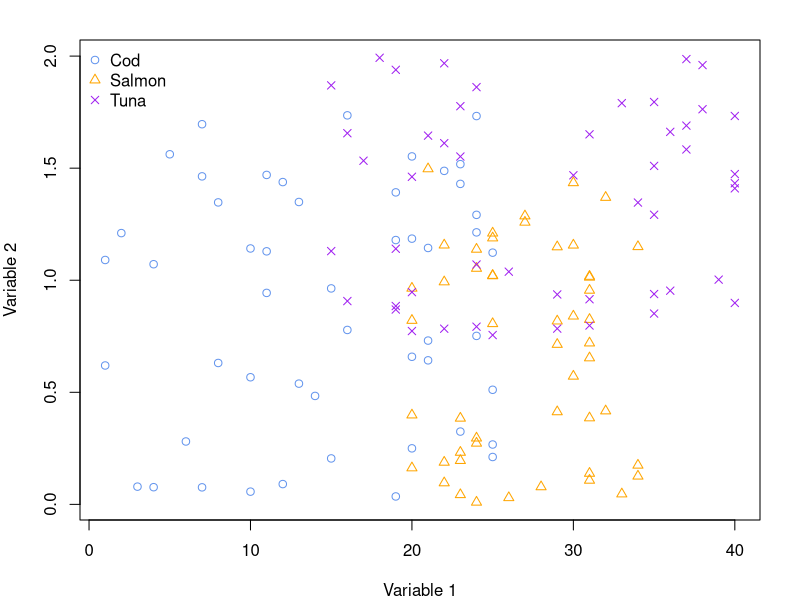

Generate this figure with R: (Note: this script raises an error after producing the figure.)
### Question 2 ----
library(caret)
set.seed(126)
# Generate random dataset with 2 variables and 3 classes
# Firstly, generate random values for each variable of each class
# Create dataframe for each class
# Merge dataframe of each class together as 1
var1 <- sample(x = 1:25, size = 50, replace = TRUE)
var2 <- runif(n = 50, min = 0, max = 1.75)
df_1 <- data.frame(var1, var2)
df_1$Class <- "Cod"
var1 <- sample(x = 20:35, size = 50, replace = TRUE)
var2 <- runif(n = 50, min = 0, max = 1.5)
df_2 <- data.frame(var1, var2)
df_2$Class <- "Salmon"
var1 <- sample(x = 15:40, size = 50, replace = TRUE)
var2 <- runif(n = 50, min = 0.75, max = 2)
df_3 <- data.frame(var1, var2)
df_3$Class <- "Tuna"
df <- rbind(df_1, df_2,df_3)
df$Class=factor(df$Class)

### Section 1 ----
# Scatter plot of the dataset
# Settings of the plot in terms of color and symbols of each class
cols <- c("cornflowerblue", "orange","purple")
pchs <- c(1, 2, 4)
par(mar=c(4,4,2,2))
plot(df$var1, df$var2, 
     col= cols[df$Class],
     pch = pchs[df$Class], 
     xlab="Variable 1",
     ylab= "Variable 2")
legend( x="topleft", legend=c("Cod","Salmon","Tuna"), 
        pch = pchs, col = cols, bg=NULL, bty="n")

### Section 2 ----
# Split the dataset into train (50%) and test (50%) set 
set.seed(126)
train.index=createDataPartition(df$Class,p=0.5,list=FALSE)
train.feature=df[train.index,-3] # training features
train.label=df$Class[train.index] # training labels
test.feature=df[-train.index,-3] # test features
test.label=df$Class[-train.index] # test labels

## Linear kernel svm ----
# Using caret package
# Train the model without tuning
fitControl=trainControl(
  method = "repeatedcv",
  number = 5,
  repeats = 1)
set.seed(126)
svm.Linear=train(train.feature,train.label, method = "svmLinear",
                 trControl=fitControl,
                 preProcess = c("center", "scale"))
svm.Linear
# By default, the package holds parameter C at 1, with accuracy 0.69
# Train the model with tuned parameter C
grid_linear=expand.grid(C = c(0.1,0.5,1,1.5,2,5,10,15,20,30))
fitControl=trainControl(
  method = "repeatedcv",
  number = 5,
  repeats = 1)
set.seed(126)
svm.Linear2=train(train.feature, train.label, method = "svmLinear",
                  trControl=fitControl,
                  preProcess = c("center", "scale"),
                  tuneGrid = grid_linear)
svm.Linear2
plot(svm.Linear2, main="Linear Kernel")
# The optimal model with highest accuracy: 0.72, C=10

# Test on the test
# Without tuning model
pred_linear=predict(svm.Linear,newdata=test.feature)
mean(pred_linear==test.label)
# Accuracy: 0.64

#With tuning model
pred_linear2=predict(svm.Linear2,newdata=test.feature)
mean(pred_linear2==test.label)
# Accuracy:0.64

# Check accuracy of the best model:
table(pred_linear, test.label)


## Polynomial kernel ----
# Train the model
fitControl=trainControl(
  method = "repeatedcv",
  number = 5,
  repeats = 1)
set.seed(126)
svm.Poly=train(train.feature,train.label, method = "svmPoly",
                 trControl=fitControl,
                 preProcess = c("center", "scale"))
svm.Poly
plot(svm.Poly, main='Default results')
# The model obtained by default is degree =3, scale=0.1, C=0.5, Accuracy:0.7066667

# Tune the parameters
# After some tries, the range of parameters are showed below
grid_poly=expand.grid(degree= seq(1,5, length=5),
                      scale= seq(0.1, 0.5, length=5),
                      C = c(0.1, 0.5, 1, 5, 10))

fitControl=trainControl(
  method = "repeatedcv",
  number = 5,
  repeats = 1)
set.seed(126)
svm.Poly2=train(train.feature,train.label, method = "svmPoly",
               trControl=fitControl,
               preProcess = c("center", "scale"),
               tuneGrid = grid_poly)
svm.Poly2
plot(svm.Poly2, main="Polynomial Kernel")
# The model with highest Accuracy: 0.76
# degree= 5, scale=0.4, C=0.1

# Test on default model
pred_poly=predict(svm.Poly,newdata=test.feature)
mean(pred_poly==test.label)
# Accuracy on test: 0.613

# Test on self-tuned model
pred_poly2=predict(svm.Poly2,newdata=test.feature)
mean(pred_poly2==test.label)
# Accuracy on test: 0.68

# Check accuracy of the best model:
table(pred_poly2, test.label)



## RBF kernel ----
fitControl=trainControl(
  method = "repeatedcv",
  number = 5,
  repeats = 1)
set.seed(126)
svm.Radial=train(train.feature,train.label, method = "svmRadial",
               trControl=fitControl,
               preProcess = c("center", "scale"),
               tuneLength = 5)
svm.Radial
plot(svm.Radial, main= 'Default Radial Kernel')
# The model obtained is with Accuracy: 0.6933333, gamma=1.39858, C=2

# Tune the parameters
grid_radial=expand.grid(sigma = c(0.5, 1.3, 2, 5, 10),
                        C = c(0.1, 0.5, 1.5, 2, 5))

fitControl=trainControl(
  method = "repeatedcv",
  number = 5,
  repeats = 1)
set.seed(126)
svm.Radial2=train(train.feature,train.label, method = "svmRadial",
                trControl=fitControl,
                preProcess = c("center", "scale"),
                tuneGrid = grid_radial)
svm.Radial2
plot(svm.Radial2, main= "RBF Kernel")
# The optimal model is with highest Accuracy: 0.77, gamma= 5, C=5


# Test on default model
pred_radial=predict(svm.Radial,newdata=test.feature)
mean(pred_radial==test.label)
# Accuracy: 0.626

# Test on self-tuned model
pred_radial2=predict(svm.Radial2,newdata=test.feature)
mean(pred_radial2==test.label)
# Accuracy: 0.533

# Check accuracy of the best model:
table(pred_radial, test.label)

